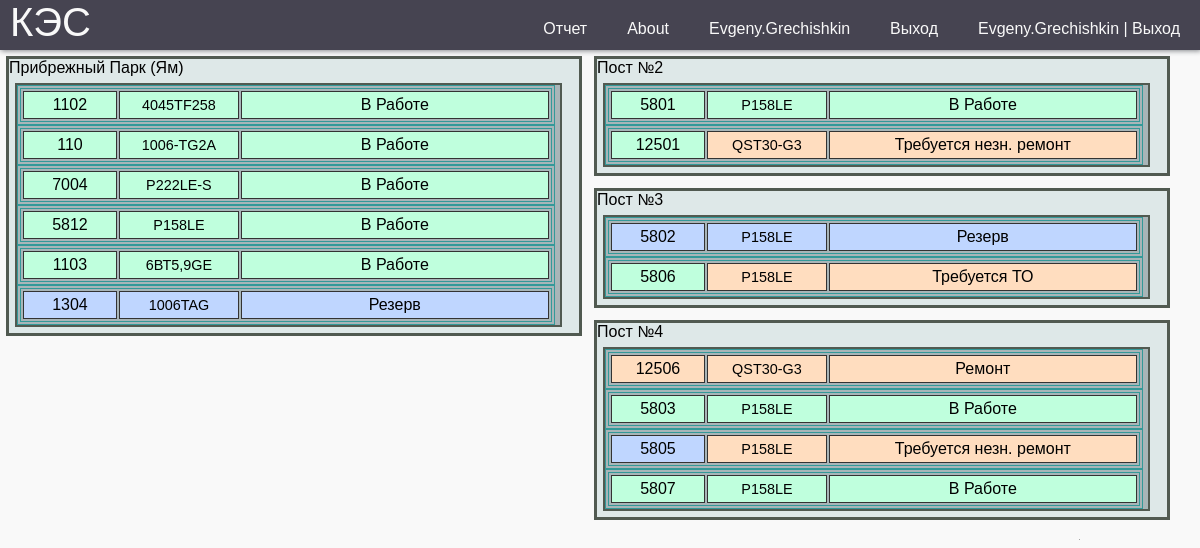
Screenshot of /object_kes/1/ (signed in) with the database file from the repository.
### report/models.py (models this page shows, shortened)
class Location(models.Model):
    name = models.CharField(max_length=30)
    object_kes = models.ForeignKey(ObjectKES, on_delete=models.SET_NULL, null=True)
    operator = models.ForeignKey(get_user_model(),
                               on_delete=models.SET_NULL,
                               related_name='operator_area',
                               null=True, default=None)
    address = models.CharField(max_length=250, blank=True)
    class Meta:
        verbose_name = 'Участок'
        verbose_name_plural = 'Участок'

class CreateDGU(models.Model):
    name = models.CharField(max_length=30, verbose_name="Номер Дгу")
    hours = models.FloatField(null=True, default=0, verbose_name='МотоЧасы')
    maker_dvs = models.ForeignKey(Maker, on_delete=models.SET_NULL, null=True, blank=True, verbose_name="Производитель")
    long_name = models.CharField(max_length=30, null=True, blank=True, verbose_name="Название Дгу")
    post_name = models.ForeignKey(Post, on_delete=models.SET_NULL, null=True, blank=True, verbose_name="Название поста")
    dvs = models.ForeignKey(DVS, on_delete=models.SET_NULL, null=True, blank=True, verbose_name="ДВС")
    alternator = models.ForeignKey(Alternator, on_delete=models.SET_NULL, null=True, blank=True, verbose_name="Генератор")
    location = models.ForeignKey(Location, on_delete=models.SET_NULL, null=True, blank=True, verbose_name="Обьект")
    work = models.BooleanField(default=False, verbose_name='в Работе')
    status = models.ForeignKey(Status, on_delete=models.SET_NULL, null=True, verbose_name="Состояние")
    emkost_nak = models.ForeignKey(TK, on_delete=models.SET_NULL, default=1,
                                   null=True, blank=True, verbose_name="Номер накопительной емкости")
    emkost_pit = models.ForeignKey(Emkost, on_delete=models.SET_NULL, default=1,
                                   null=True, blank=True, verbose_name="Номер питательной емкости")
    pump_meter = models.ForeignKey(Pump_meter, on_delete=models.SET_NULL, default=1,
                                   null=True, blank=True, verbose_name="Счетчик насоса")
    mercury = models.ForeignKey(Mercury, on_delete=models.SET_NULL, null=True, blank=True, default=1,
                                verbose_name="Счетчик меркурий")
    paralel = models.BooleanField(default=False, verbose_name='Паралель')
    koguch = models.BooleanField(default=False, verbose_name='Кожухное Исполнение')
    weight = models.PositiveIntegerField(null=True, blank=True, default=0, verbose_name='Вес кг')
    lsh = models.CharField(max_length=100, null=True, blank=True, verbose_name="Длинна * Ширина * Высота ")
    title = models.CharField(max_length=250, blank=True, verbose_name='Описание  проблем')
    data_to = models.DateField(blank=True, null=True,  verbose_name='Дата последнего ТО')
    motochas_to = models.PositiveIntegerField(null=True, blank=True,  verbose_name='Моточасы последнего ТО')
    interval_to = models.PositiveIntegerField(null=True, blank=True, default=300, verbose_name='Межсервисный интервал')
    nagruzka = models.BooleanField(default=True, verbose_name='Нагрузка')
    active = models.BooleanField(default=True, verbose_name='Активная Нагрузка')
    reactive = models.BooleanField(default=True, verbose_name='Реактивная Нагрузка')
    full_load = models.BooleanField(default=True, verbose_name='Полная Нагрузка')
    l1 = models.BooleanField(default=True, verbose_name='L1')
    l2 = models.BooleanField(default=True, verbose_name='L2')
    l3 = models.BooleanField(default=True, verbose_name='L3')
    voltage = models.BooleanField(default=True, verbose_name='Напряжение')
    frequency = models.BooleanField(default=True, verbose_name='Частота')
    dmasla = models.BooleanField(default=True, verbose_name='Давление масла')
    tog = models.BooleanField(default=True, verbose_name='Темп. Охл. Жидкости')
    akb = models.BooleanField(default=True, verbose_name='АКБ')
    primechanie = models.BooleanField(default=True, verbose_name='Примечания')
    tk_nak = models.BooleanField(default=True, verbose_name='ТК')
    emk_pit = models.BooleanField(default=True, verbose_name='Емкость питательная')
    pump_m = models.BooleanField(default=True, verbose_name='Счетчик Насоса')
    mrc = models.BooleanField(default=False, verbose_name='Меркурий')
    class Meta:
        verbose_name = 'ДГУ'
        verbose_name_plural = 'ДГУ'

class DVS(models.Model):
    model_dvs = models.ForeignKey(DVSmodel, on_delete=models.SET_NULL, blank=True, null=True, verbose_name="ДВС")
    sn = models.CharField(max_length=70, blank=True, verbose_name='Серейный номер')
    engine_hours = models.FloatField(default=0, null=True, verbose_name="Моточасы")
    title = models.CharField(max_length=250, blank=True, verbose_name='Описание')
    class Meta:
        verbose_name = 'ДВС'
        verbose_name_plural = 'ДВС'

class DVSmodel(models.Model):
    model_dvs = models.CharField(blank=True, max_length=30, verbose_name='Модель ДВС')
    maker_dvs = models.ForeignKey(Maker, on_delete=models.SET_NULL, null=True, verbose_name="Производитель")
    power = models.IntegerField(blank=True, verbose_name="Мощьность ДВС")
    cylinders = models.IntegerField(blank=True, verbose_name="Количество цилиндров")
    volume = models.DecimalField(blank=True, null=True, max_digits=5, decimal_places=2,  verbose_name="Объем ДВС")
    weight = models.PositiveIntegerField(null=True, blank=True, default=0, verbose_name='Вес кг')
    title = models.CharField(max_length=250, blank=True, verbose_name='Описание')
    class Meta:
        verbose_name = 'Модель ДВС'
        verbose_name_plural = 'Модель ДВС'

### report/views.py (the view)
# urls.py: path("object_kes/<int:id>/", object_kes, name='object_kes'),
@login_required
def object_kes(request, id):
    dgus = CreateDGU.objects.all()
    location = Location.objects.filter(object_kes=id)
    object_kes = ObjectKES.objects.get(id=id)
    return render(request, "object_kes.html", {'dgus': dgus,
                                               'location': location, 'object_kes': object_kes})

### report/templates/object_kes.html (shortened to what this page needs)
{% extends 'base.html' %}
{% load static %}
{% block css %}
    <link rel="stylesheet" href="{% static 'style/style.css' %}">
    <link rel="stylesheet" href="{% static 'style/style_index.css' %}">
{% endblock css %}
{% block content %}
<main>
    {% for lct in location %}
        <div class="blok_1  inline">
            <p><a href="{% url 'area' lct.id %}">{{ lct.name }}</a></p>
            <div class="blok_3">
                {% for dgu in dgus %}
                    {% if lct.id == dgu.location.id %}
                    <table border="1" width="99%">
                        <tr>
                            {% if dgu.status.id == 2 %}
                                <td class="st1 dgu_status_avar"><a href="{% url 'dgu' dgu.id %}" >{{dgu.name}}</a></td>
                            {% elif  dgu.status.id == 3 %}
                                <td class="st1 dgu_status_rem"><a href="{% url 'dgu' dgu.id %}" >{{dgu.name}}</a></td>
                            {% elif not dgu.work %}
                                <td class="st1 dgu_status_res"><a href="{% url 'dgu' dgu.id %}" >{{dgu.name}}</a></td>
                            {% elif dgu.work %}
                                <td class="st1 dgu_status_rab" ><a href="{% url 'dgu' dgu.id %}" >{{dgu.name}}</a></td>
                            {% endif %}
                            {% if dgu.work and dgu.status.id == 1 %}
                                <td class="st2">{{dgu.dvs.model_dvs.model_dvs}}</td>
                            {% elif not dgu.work and dgu.status.id == 1 %}
                                <td class="st2 dgu_status_res">{{dgu.dvs.model_dvs.model_dvs}}</td>
                            {% elif dgu.status.id == 2 %}
                                <td class="st2 dgu_status_avar">{{dgu.dvs.model_dvs.model_dvs}}</td>
                            {% elif dgu.status.id == 3 %}
                                <td class="st2 dgu_status_rem">{{dgu.dvs.model_dvs.model_dvs}}</td>
                            {% elif dgu.status.id == 4 %}
                                <td class="st2 dgu_status_rem">{{dgu.dvs.model_dvs.model_dvs}}</td>
                            {% elif dgu.status.id == 5 %}
                                <td class="st2 dgu_status_rem">{{dgu.dvs.model_dvs.model_dvs}}</td>
                            {% else %}<td> </td>
                            {% endif %}
                            {% if dgu.work and dgu.status.id == 1 %}
                                <td class="st3">В Работе</td>
                            {% elif not dgu.work and dgu.status.id == 1 %}
                                <td class="st3 dgu_status_res">Резерв</td>
                            {% elif dgu.status.id == 2 %}
                                <td class="st3 dgu_status_avar">Аварийная остановка</td>
                            {% elif dgu.status.id == 3 %}
                                <td class="st3 dgu_status_rem">Ремонт</td>
                            {% elif dgu.status.id == 4 %}
                                <td class="st3 dgu_status_rem">Требуется незн. ремонт</td>
                            {% elif dgu.status.id == 5 %}
                                <td class="st3 dgu_status_rem">Требуется ТО</td>
                            {% else %}<td> </td>
                            {% endif %}
                        </tr></table>
                    {% endif %}
                {% endfor %}
            </div>
        </div>
    {% endfor %}
</main>
{% endblock content %}

### report/templates/base.html (shortened to what this page needs)
<!DOCTYPE html>
{% load static %}
<html lang="ru">
<head>
    {% block css %}{% endblock css %}
</head>
<body>
    <header class="header">
         <a href="{%url 'index'%}" class="logo">КЭС</a>
        <nav class="nav">
            <ul class="menu">
                {% if user.is_authenticated %}
                <li><a href="{%url 'create_dgu'%}">Отчет</a></li>
                <li><a href="#">About</a></li>
                <li><a href="admin/">{{user.username}}</a></li>
                <li><a href="{%url 'users:logout'%}">Выход</a></li>
                <li><a href="{%url 'users:logout'%}">{{user.username}} | Выход</a></li>
                {% else %}
                <li><a href="{%url 'users:login'%}">Авторизация</a></li>
                {% endif %}
            </ul>
        </nav>
    </header>
    {% block content %}{% endblock content %}
</body>
</html>

### report/static/style/style.css (style rules this page uses)
:root { --white: #f9f9f9; --black: #464451; --grey: #85888C; }
* { margin: 0; padding: 0; box-sizing: border-box; }
body { background-color: var(--white); font-family: "Poppins", sans-serif; }
a { text-decoration: none; }
ul { list-style: none; }
.header { background-color: var(--black); box-shadow: 1px 1px 5px 0px var(--grey); position: sticky; top: 0; width: 100%; height: 50px; }
.logo { display: inline-block; color: var(--white); font-size: 40px; margin-left: 10px; }
.nav { width: 100%; height: 100%; position: fixed; background-color: var(--black); overflow: hidden; }
.menu a { display: block; padding: 20px; color: var(--white); }
.nav { max-height: 0; transition: max-height .5s ease-out; }
td, th { margin: 5px; padding: 5px; }
@media (min-width: 768px) { .nav { max-height: 70px; top: 0; position: relative; float: right; width: fit-content; background-color: transparent; } }
@media (min-width: 768px) { .menu li { float: left; } }

### report/static/style/style_index.css (style rules this page uses)
main a { color: #000; }
main a:-webkit-any-link { color: #000; }
.inline { width: 31%; margin: 6px; float: left; }
.blok_1 { background-color: #DEE8E8; border: 3px solid rgb(81, 90, 81); }
.blok_3 { width: 96%; margin: 6px; background-color: rgb(168, 181, 184); border: 2px solid rgb(81, 90, 81); text-align: center; }
table { border: 4px double #399; }
td { background: #BFFFDD; border: 1px solid #333; empty-cells: hide; padding: 4px; }
.st1 { width: 18%; }
.st2 { width: 23%; font-size: 90%; }
.dgu_status_rab { background: #BFFFDD; }
.dgu_status_res { background: #BFD6FF; }
.dgu_status_rem { background: #FFDDBF; }
@media (max-width: 1220px) { .inline { width: 48%; } }

### rows the page displays
Location: name "Прибрежный Парк (Ям)"
CreateDGU: name "1102", dvs.model_dvs.model_dvs "4045TF258", work "В Работе"
CreateDGU: name "110", dvs.model_dvs.model_dvs "1006-TG2A", work "В Работе"
CreateDGU: name "7004", dvs.model_dvs.model_dvs "P222LE-S", work "В Работе"
CreateDGU: name "5812", dvs.model_dvs.model_dvs "Р158LE", work "В Работе"
CreateDGU: name "1103", dvs.model_dvs.model_dvs "6ВТ5,9GE", work "В Работе"
CreateDGU: name "1304", dvs.model_dvs.model_dvs "1006TAG", work "Резерв"
Location: name "Пост №2"
CreateDGU: name "5801", dvs.model_dvs.model_dvs "Р158LE", work "В Работе"
CreateDGU: name "12501", dvs.model_dvs.model_dvs "QST30-G3", work "Требуется незн. ремонт"
Location: name "Пост №3"
CreateDGU: name "5802", dvs.model_dvs.model_dvs "Р158LE", work "Резерв"
CreateDGU: name "5806", dvs.model_dvs.model_dvs "Р158LE", work "Требуется ТО"
Location: name "Пост №4"
CreateDGU: name "12506", dvs.model_dvs.model_dvs "QST30-G3", work "Ремонт"
CreateDGU: name "5803", dvs.model_dvs.model_dvs "Р158LE", work "В Работе"
CreateDGU: name "5805", dvs.model_dvs.model_dvs "Р158LE", work "Требуется незн. ремонт"
CreateDGU: name "5807", dvs.model_dvs.model_dvs "Р158LE", work "В Работе"

### other values shown
{{ user.username }} "Evgeny.Grechishkin"
